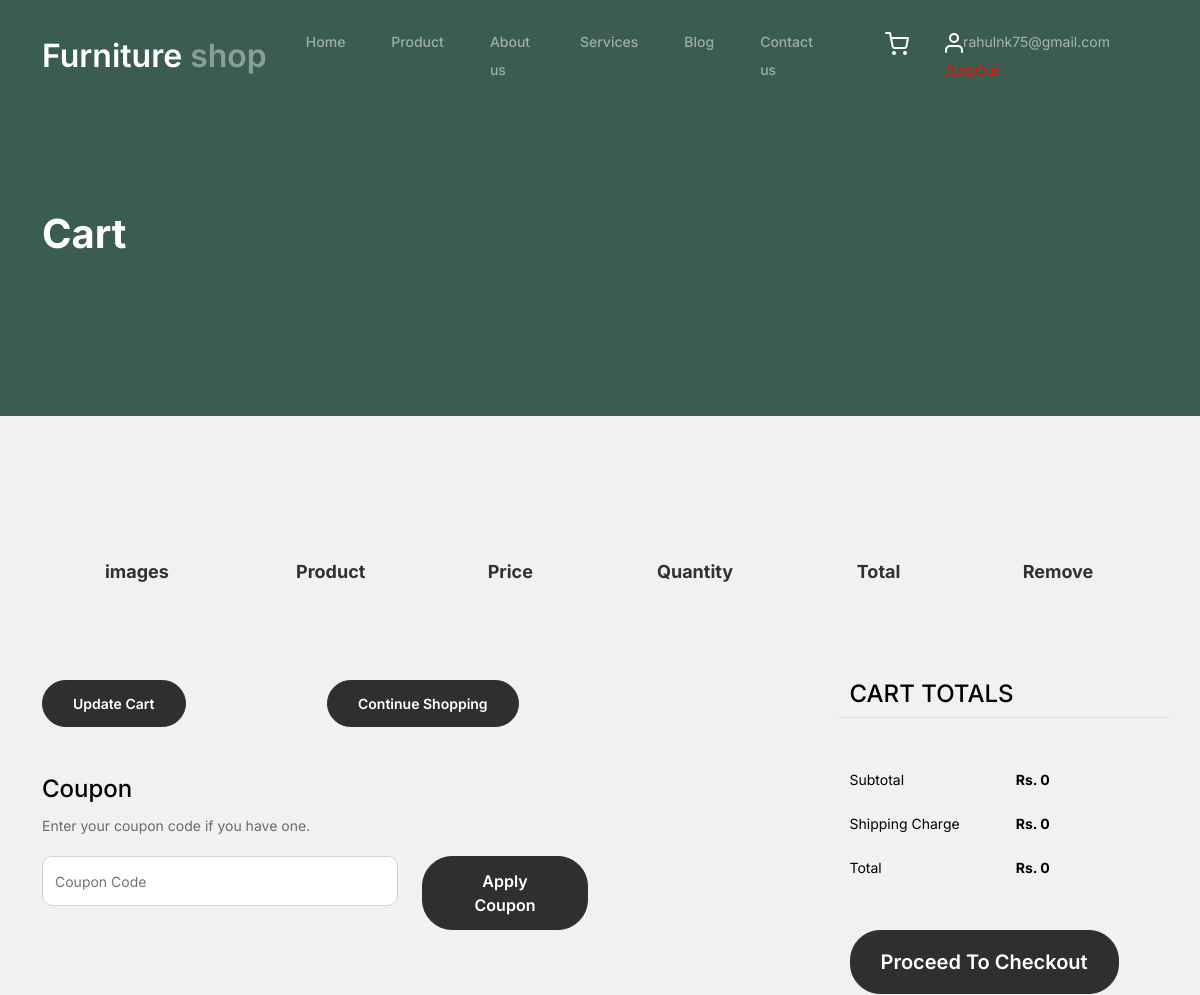
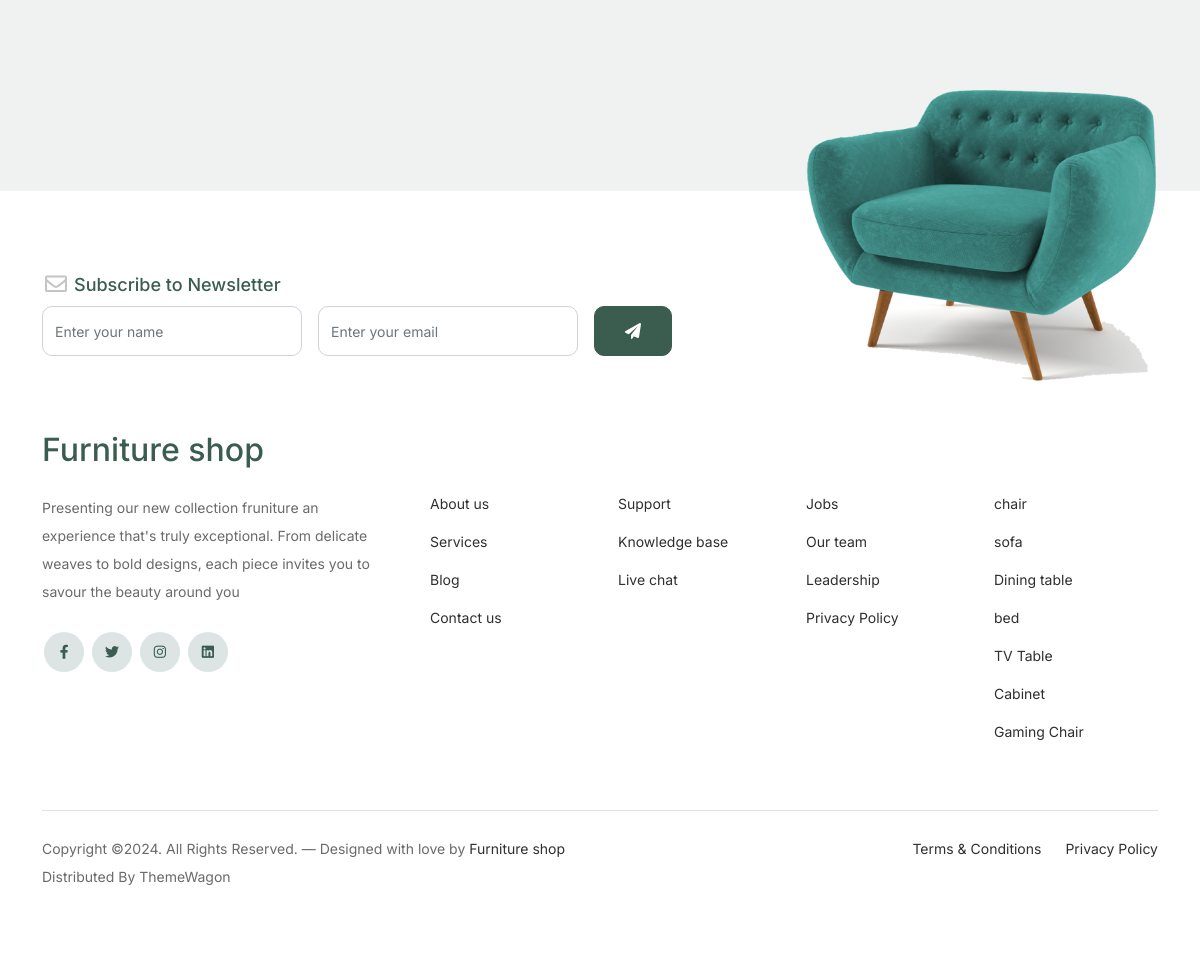
Page /Cart_Page/ (signed in) on the committed database (2 pictures, top to bottom).
### Furniture_app/models.py (models this page shows)
class Category_Db(models.Model):
    Category_name=models.CharField(max_length=200,null=True,blank=True)
    Category_image=models.ImageField(upload_to='Category_images',null=True,blank=True)
    Discription=models.TextField(max_length=200,null=True,blank=True)

### Web_App/views.py (the view, shortened to what this page needs)
# urls.py: path('Cart_Page/',views.Cart_Page,name='Cart_Page'),
def Cart_Page(request):
    cat_d=Category_Db.objects.all()
    obj=Cart_Db.objects.filter(User_name=request.session['Name'])
    Sub_total=0
    Shipping_amount=0
    total_amount=0
    return render(request,'cart.html',{'obj':obj,'Sub_total':Sub_total,'total_amount':total_amount,'Shipping_amount':Shipping_amount,'cat_d':cat_d})

### Web_App/templates/cart.html (shortened to what this page needs)
<!doctype html>
{% load static %}
<html lang="en">
<head>
		<link href="{% static 'web/css/bootstrap.min.css' %}" rel="stylesheet">
		<link href="https://cdnjs.cloudflare.com/ajax/libs/font-awesome/6.0.0-beta3/css/all.min.css" rel="stylesheet">
		<link href="{% static 'web/css/tiny-slider.css' %}" rel="stylesheet">
		<link href="{% static 'web/css/style.css' %}" rel="stylesheet">
	</head>
	<body>
		<nav class="custom-navbar navbar navbar navbar-expand-md navbar-dark bg-dark" arial-label="Furni navigation bar">
			<div class="container">
				<a class="navbar-brand" href="{% url 'Home_Page' %}">Furniture<span> shop</span></a>
				<div class="collapse navbar-collapse" id="navbarsFurni">
					<ul class="custom-navbar-nav navbar-nav ms-auto mb-2 mb-md-0">
						<li><a class="nav-link" href="{% url 'Home_Page' %}">Home</a></li>
						<li><a class="nav-link" href="{% url 'product_page' %}">Product</a></li>
						<li><a class="nav-link" href="{% url 'about_page' %}">About us</a></li>
						<li><a class="nav-link" href="{% url 'services_page' %}">Services</a></li>
						<li><a class="nav-link" href="{% url 'blog_page' %}">Blog</a></li>
						<li><a class="nav-link" href="{% url 'contact_page' %}">Contact us</a></li>
					</ul>
					<ul class="custom-navbar-cta navbar-nav mb-2 mb-md-0 ms-5">
						<li class="nav-item active"><a class="nav-link" href="{% url 'Cart_Page' %}"><img src="{% static 'web/images/cart.svg' %}"></a> </li>
						{% if request.session.Name %}
						<li><a class="nav-link" href="{% url 'User_Sign_out' %}"><img src="{% static 'web/images/user.svg' %}">{{request.session.Name}} <i style="color: red; font-style:normal;" >/LogOut</i> </a></li>
						{% else %}
						<li><a class="nav-link" href="{% url 'Sign_in' %}"><img src="{% static 'web/images/user.svg' %}"></a></li>
						{% endif %}
					</ul>
				</div>
			</div>
		</nav>
			<div class="hero">
				<div class="container">
					<div class="row justify-content-between">
						<div class="col-lg-5">
							<div class="intro-excerpt">
								<h1>Cart</h1>
							</div>
						</div>
						<div class="col-lg-7">
						</div>
					</div>
				</div>
			</div>
		<div class="untree_co-section before-footer-section">
            <div class="container">
              <div class="row mb-5">
                <form class="col-md-12" method="post">
                  <div class="site-blocks-table">
                    <table class="table">
                      <thead>
                        <tr>
						  <th class="product-name">images</th>
                          <th class="product-name">Product</th>
                          <th class="product-price">Price</th>
                          <th class="product-quantity">Quantity</th>
                          <th class="product-total">Total</th>
                          <th class="product-remove">Remove</th>
                        </tr>
                      </thead>
                    </table>
                  </div>
                </form>
              </div>
              <div class="row">
                <div class="col-md-6">
                  <div class="row mb-5">
                    <div class="col-md-6 mb-3 mb-md-0">
                      <button class="btn btn-black btn-sm btn-block">Update Cart</button>
                    </div>
                    <div class="col-md-6">
                      <button class="btn btn-outline-black btn-sm btn-block">Continue Shopping</button>
                    </div>
                  </div>
                  <div class="row">
                    <div class="col-md-12">
                      <label class="text-black h4" for="coupon">Coupon</label>
                      <p>Enter your coupon code if you have one.</p>
                    </div>
                    <div class="col-md-8 mb-3 mb-md-0">
                      <input type="text" class="form-control py-3" id="coupon" placeholder="Coupon Code">
                    </div>
                    <div class="col-md-4">
                      <button class="btn btn-black">Apply Coupon</button>
                    </div>
                  </div>
                </div>
                <div class="col-md-6 pl-5">
                  <div class="row justify-content-end">
                    <div class="col-md-7">
                      <div class="row">
                        <div class="col-md-12 text-right border-bottom mb-5">
                          <h3 class="text-black h4 text-uppercase">Cart Totals</h3>
                        </div>
                      </div>
                      <div class="row mb-3">
                        <div class="col-md-6">
                          <span class="text-black">Subtotal</span>
                        </div>
                        <div class="col-md-6 text-right">
                          <strong class="text-black">Rs. {{Sub_total}}</strong>
                        </div>
                      </div>
					  <div class="row mb-3">
                        <div class="col-md-6">
                          <span class="text-black">Shipping Charge</span>
                        </div>
                        <div class="col-md-6 text-right">
                          <strong class="text-black">Rs. {{Shipping_amount}}</strong>
                        </div>
                      </div>
                      <div class="row mb-5">
                        <div class="col-md-6">
                          <span class="text-black">Total</span>
                        </div>
                        <div class="col-md-6 text-right">
                          <strong class="text-black">Rs. {{total_amount}}</strong>
                        </div>
                      </div>
                      <div class="row">
                        <div class="col-md-12">
                          <a href="{% url 'Proceed_CheckOut' %}" class="btn btn-black btn-lg py-3 btn-block">Proceed To Checkout</a>
                        </div>
                      </div>
                    </div>
                  </div>
                </div>
              </div>
            </div>
          </div>
		<footer class="footer-section">
			<div class="container relative">
				<div class="sofa-img">
					<img src="{% static 'web/images/sofa.png' %}" alt="Image" class="img-fluid">
				</div>
				<div class="row">
					<div class="col-lg-8">
						<div class="subscription-form">
							<h3 class="d-flex align-items-center"><span class="me-1"><img src="{% static 'web/images/envelope-outline.svg' %}" alt="Image" class="img-fluid"></span><span>Subscribe to Newsletter</span></h3>
							<form action="#" class="row g-3">
								<div class="col-auto">
									<input type="text" class="form-control" placeholder="Enter your name">
								</div>
								<div class="col-auto">
									<input type="email" class="form-control" placeholder="Enter your email">
								</div>
								<div class="col-auto">
									<button class="btn btn-primary">
										<span class="fa fa-paper-plane"></span>
									</button>
								</div>
							</form>
						</div>
					</div>
				</div>
				<div class="row g-5 mb-5">
					<div class="col-lg-4">
						<div class="mb-4 footer-logo-wrap"><a href="#" class="footer-logo">Furniture <span>shop</span></a></div>
						<p class="mb-4">Presenting our new collection fruniture an experience that's truly exceptional. From delicate weaves to bold designs, each piece invites you to savour the beauty around you</p>
						<ul class="list-unstyled custom-social">
							<li><a href="#"><span class="fa fa-brands fa-facebook-f"></span></a></li>
							<li><a href="#"><span class="fa fa-brands fa-twitter"></span></a></li>
							<li><a href="#"><span class="fa fa-brands fa-instagram"></span></a></li>
							<li><a href="#"><span class="fa fa-brands fa-linkedin"></span></a></li>
						</ul>
					</div>
					<div class="col-lg-8">
						<div class="row links-wrap">
							<div class="col-6 col-sm-6 col-md-3">
								<ul class="list-unstyled">
									<li><a href="{% url 'about_page' %}">About us</a></li>
									<li><a href="#">Services</a></li>
									<li><a href="#">Blog</a></li>
									<li><a href="{% url 'contact_page' %}">Contact us</a></li>
								</ul>
							</div>
							<div class="col-6 col-sm-6 col-md-3">
								<ul class="list-unstyled">
									<li><a href="#">Support</a></li>
									<li><a href="#">Knowledge base</a></li>
									<li><a href="#">Live chat</a></li>
								</ul>
							</div>
							<div class="col-6 col-sm-6 col-md-3">
								<ul class="list-unstyled">
									<li><a href="#">Jobs</a></li>
									<li><a href="#">Our team</a></li>
									<li><a href="#">Leadership</a></li>
									<li><a href="#">Privacy Policy</a></li>
								</ul>
							</div>
							<div class="col-6 col-sm-6 col-md-3">
								<ul class="list-unstyled">
									{% for f in cat_d %}
									<li><a href="{% url 'product_filtered' cat_name=f.Category_name %}">{{f.Category_name}}</a></li>
									{% endfor %}
								</ul>
							</div>
						</div>
					</div>
				</div>
				<div class="border-top copyright">
					<div class="row pt-4">
						<div class="col-lg-6">
							<p class="mb-2 text-center text-lg-start">Copyright &copy;. All Rights Reserved. &mdash; Designed with love by <a href="{% url 'Home_Page' %}">Furniture shop</a> Distributed By <a hreff="https://themewagon.com">ThemeWagon</a>
            </p>
						</div>
						<div class="col-lg-6 text-center text-lg-end">
							<ul class="list-unstyled d-inline-flex ms-auto">
								<li class="me-4"><a href="#">Terms &amp; Conditions</a></li>
								<li><a href="#">Privacy Policy</a></li>
							</ul>
						</div>
					</div>
				</div>
			</div>
		</footer>
	</body>
</html>

### Web_App/static/web/css/style.css (style rules this page uses)
body { overflow-x: hidden; position: relative; }
body { font-family: "Inter", sans-serif; font-weight: 400; line-height: 28px; color: #6a6a6a; font-size: 14px; background-color: #eff2f1; }
a { text-decoration: none; -webkit-transition: .3s all ease; -o-transition: .3s all ease; transition: .3s all ease; color: #2f2f2f; text-decoration: underline; }
.custom-navbar { background: #3b5d50 !important; padding-top: 20px; padding-bottom: 20px; }
.custom-navbar .navbar-brand { font-size: 32px; font-weight: 600; }
.custom-navbar .navbar-brand > span { opacity: .4; }
@media (min-width: 992px) { .custom-navbar .custom-navbar-nav li { margin-left: 15px; margin-right: 15px; } }
.custom-navbar .custom-navbar-nav li a { font-weight: 500; color: #ffffff !important; opacity: .5; -webkit-transition: .3s all ease; -o-transition: .3s all ease; transition: .3s all ease; position: relative; }
@media (min-width: 768px) { .custom-navbar .custom-navbar-nav li a:before { content: ""; position: absolute; bottom: 0; left: 8px; right: 8px; background: #f9bf29; height: 5px; opacity: 1; visibility: visible; width: 0; -webkit-transition: .15s all ease-out; -o-transition: .15s all ease-out; transition: .15s all ease-out; } }
.custom-navbar .custom-navbar-cta { margin-left: 0 !important; -webkit-box-orient: horizontal; -webkit-box-direction: normal; -ms-flex-direction: row; flex-direction: row; }
@media (min-width: 768px) { .custom-navbar .custom-navbar-cta { margin-left: 40px !important; } }
.custom-navbar .custom-navbar-cta li { margin-left: 0px; margin-right: 0px; }
.custom-navbar .custom-navbar-cta li:first-child { margin-right: 20px; }
.hero { background: #3b5d50; padding: calc(4rem - 30px) 0 0rem 0; }
@media (min-width: 768px) { .hero { padding: calc(4rem - 30px) 0 4rem 0; } }
@media (min-width: 992px) { .hero { padding: calc(8rem - 30px) 0 8rem 0; } }
.hero .intro-excerpt { position: relative; z-index: 4; }
@media (min-width: 992px) { .hero .intro-excerpt { max-width: 450px; } }
.hero h1 { font-weight: 700; color: #ffffff; margin-bottom: 30px; }
.btn { font-weight: 600; padding: 12px 30px; border-radius: 30px; color: #ffffff; background: #2f2f2f; border-color: #2f2f2f; }
.btn.btn-primary { background: #3b5d50; border-color: #3b5d50; }
.before-footer-section { padding: 7rem 0 12rem 0 !important; }
.footer-section { padding: 80px 0; background: #ffffff; }
.footer-section .relative { position: relative; }
.footer-section a { text-decoration: none; color: #2f2f2f; -webkit-transition: .3s all ease; -o-transition: .3s all ease; transition: .3s all ease; }
.footer-section .subscription-form { margin-bottom: 40px; position: relative; z-index: 2; margin-top: 100px; }
@media (min-width: 992px) { .footer-section .subscription-form { margin-top: 0px; margin-bottom: 80px; } }
.footer-section .subscription-form h3 { font-size: 18px; font-weight: 500; color: #3b5d50; }
.footer-section .subscription-form .form-control { height: 50px; border-radius: 10px; font-family: "Inter", sans-serif; }
.footer-section .subscription-form .btn { border-radius: 10px !important; }
.footer-section .sofa-img { position: absolute; top: -200px; z-index: 1; right: 0; }
.footer-section .sofa-img img { max-width: 380px; }
.footer-section .links-wrap { margin-top: 0px; }
@media (min-width: 992px) { .footer-section .links-wrap { margin-top: 54px; } }
.footer-section .links-wrap ul li { margin-bottom: 10px; }
.footer-section .footer-logo-wrap .footer-logo { font-size: 32px; font-weight: 500; text-decoration: none; color: #3b5d50; }
.footer-section .custom-social li { margin: 2px; display: inline-block; }
.footer-section .custom-social li a { width: 40px; height: 40px; text-align: center; line-height: 40px; display: inline-block; background: #dce5e4; color: #3b5d50; border-radius: 50%; }
.footer-section .border-top { border-color: #dce5e4; }
.footer-section .border-top.copyright { font-size: 14px !important; }
.untree_co-section { padding: 7rem 0; }
.form-control { height: 50px; border-radius: 10px; font-family: "Inter", sans-serif; }
.site-blocks-table { overflow: auto; }
.site-blocks-table thead th { padding: 30px; text-align: center; border-width: 0px !important; vertical-align: middle; color: rgba(0, 0, 0, 0.8); font-size: 18px; }

### rows in the picture
Category_Db: Category_name "chair"
Category_Db: Category_name "sofa"
Category_Db: Category_name "Dining table"
Category_Db: Category_name "bed"
Category_Db: Category_name "TV Table"
Category_Db: Category_name "Cabinet"
Category_Db: Category_name "Gaming Chair"

### other values in the picture
{{ request.session.Name }} "rahulnk75@gmail.com"
{{ Sub_total }} "0"
{{ Shipping_amount }} "0"
{{ total_amount }} "0"
